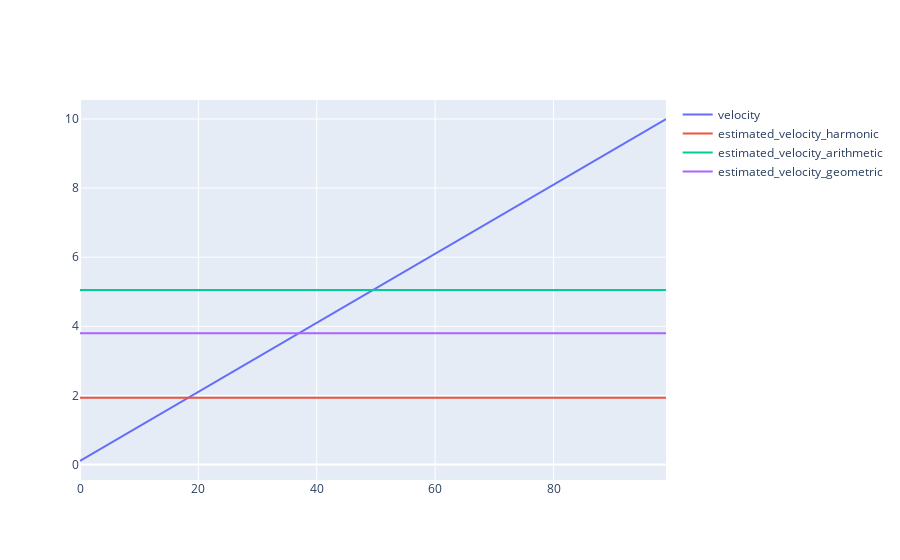

Notebook code cell kept with this figure:
### Code cell
iplot(go.Figure(data=[go.Scatter(x=list(range(n)),y=v_i,name='velocity'),
                      go.Scatter(x=list(range(n)),y=[harmonic_mean_v for i in range(n)],name='estimated_velocity_harmonic'),
                      go.Scatter(x=list(range(n)),y=[arithmetic_mean_v for i in range(n)],name='estimated_velocity_arithmetic'),
                      go.Scatter(x=list(range(n)),y=[geometric_mean_v for i in range(n)],name='estimated_velocity_geometric')
                     ]))
